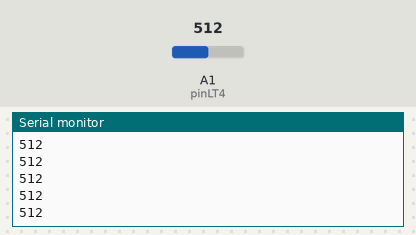
Bench run of a sketch on a simulated Arduino Nano, built with avr-gcc and run on an emulated ATmega328P. Shown: the last lines printed to the serial monitor. Inputs (shaded band) come from the test bench; at power-on: A1 (pinLT4) = 512.

Above: at 1.2 s.
1.3 s: A1 (pinLT4) set to 716
At 1.31 s:
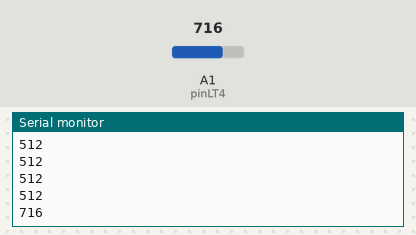
2.8 s: A1 (pinLT4) set to 900
At 2.81 s:
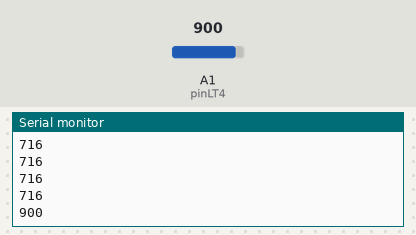
Timing chart, 0 to 5.8 s (numbered marks = the images above; inputs shaded):
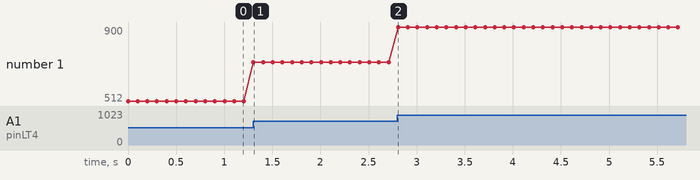

The sketch:

Jellibi-AGV-03-04-LT-IR-Front.ino
```cpp
//////////////  IR센서 (바닥면 2개 + 전면 3개)

#define pinLT1  A6  // 1번(왼쪽) IR센서 연결 핀
#define pinLT2  A7  // 2번(오른쪽) IR센서 연결 핀

#define pinLT3  A0  // 전면 왼쪽 IR센서
#define pinLT4  A1  // 전면 중앙 IR센서
#define pinLT5  A2  // 전면 오른쪽 IR센서

////////////////////  메인 프로그램 (setup & loop)

void setup() {
  Serial.begin( 9600 ); // 시리얼 통신 (bps)
}

void loop() {
  int value = analogRead(pinLT4);  // 전면 중앙 IR센서 값 읽기

  Serial.println( value ); // WHITE= 300~400, BLACK= 900~950
  delay(100);
}
```

Measured:
- after the input at 1.3 s, the serial monitor: prints a new line at once (image 1)
- after the input at 2.8 s, the serial monitor: prints a new line at once (image 2)
- plotted number 1: 512 → 716 after the input at 1.3 s, 716 → 900 after the input at 2.8 s
